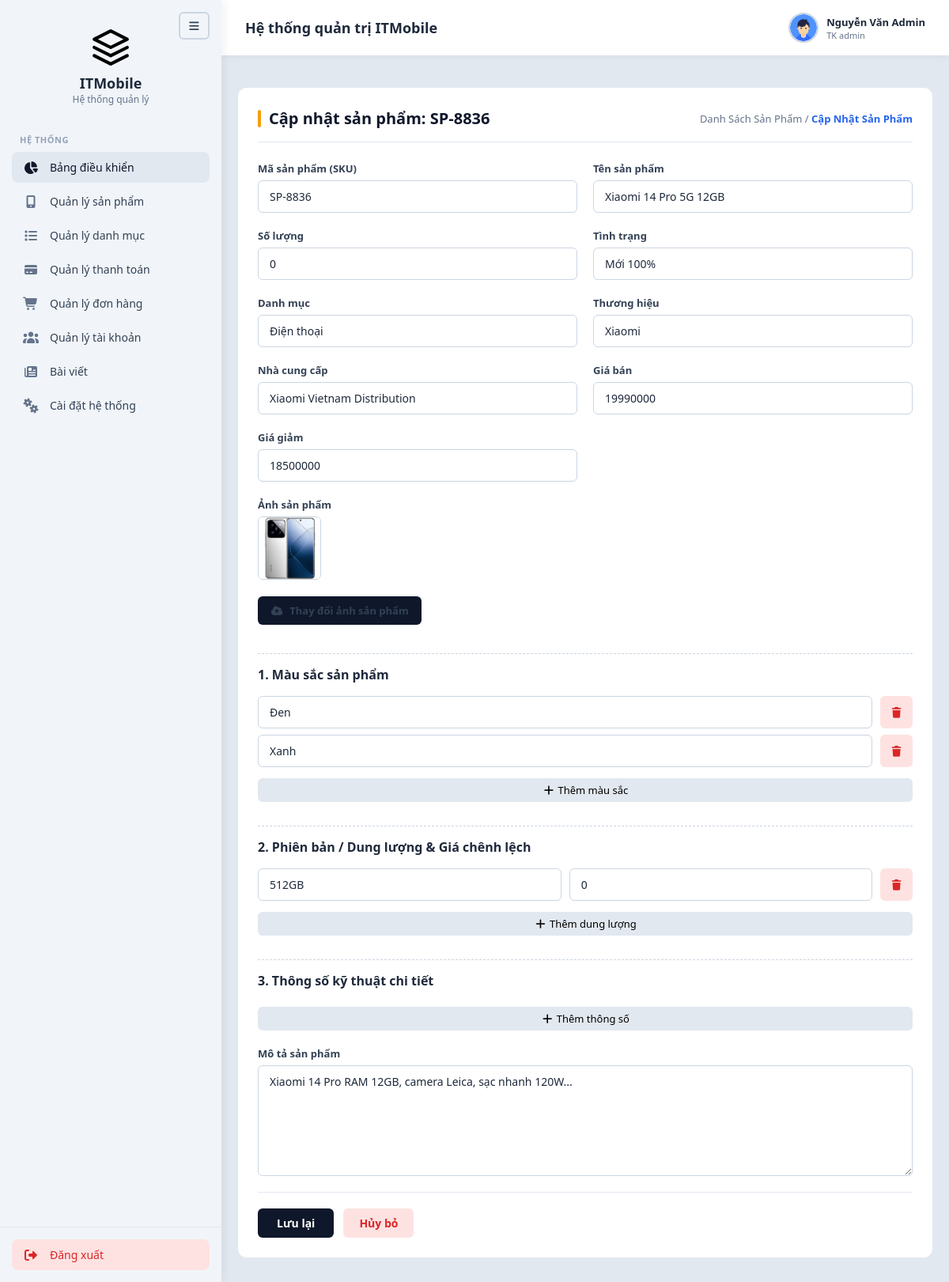
/Web_site/admin/capnhatsp.php?id=16 (signed in), run on the app's committed database.
### tables this page shows
CREATE TABLE products (
    id             INT AUTO_INCREMENT PRIMARY KEY,
    sku            VARCHAR(20)  NOT NULL UNIQUE,          
    category_id    INT NOT NULL,
    brand_id       INT NOT NULL,
    supplier_id    INT DEFAULT NULL,
    name           VARCHAR(200) NOT NULL,
    description    TEXT,
    price          DECIMAL(12,0) NOT NULL,                
    sale_price     DECIMAL(12,0) DEFAULT NULL,            
    cost_price     DECIMAL(12,0) DEFAULT 0,               
    stock          INT NOT NULL DEFAULT 0,                
    condition_text VARCHAR(50) NOT NULL DEFAULT 'Mới 100%',        
    image          VARCHAR(255),
    is_new         TINYINT(1) DEFAULT 0,                  
    is_featured    TINYINT(1) DEFAULT 0,                  
    is_bestseller  TINYINT(1) DEFAULT 0,                  
    status         TINYINT(1) DEFAULT 1,                  
    created_at     TIMESTAMP DEFAULT CURRENT_TIMESTAMP,
    updated_at     TIMESTAMP DEFAULT CURRENT_TIMESTAMP ON UPDATE CURRENT_TIMESTAMP,
    FOREIGN KEY (category_id) REFERENCES categories(id),
    FOREIGN KEY (brand_id)    REFERENCES brands(id),
    FOREIGN KEY (supplier_id) REFERENCES suppliers(id) ON DELETE SET NULL,
    INDEX idx_price (price),
    INDEX idx_name (name)
);

CREATE TABLE categories (
    id             INT AUTO_INCREMENT PRIMARY KEY,
    category_code  VARCHAR(20)  NOT NULL UNIQUE,          
    parent_id      INT DEFAULT NULL,
    name           VARCHAR(100) NOT NULL,
    slug           VARCHAR(100) NOT NULL UNIQUE,
    icon           VARCHAR(50),                           
    image          VARCHAR(255),                          
    description    TEXT,                                  
    sort_order     INT DEFAULT 0,
    status         TINYINT(1) DEFAULT 1,
    FOREIGN KEY (parent_id) REFERENCES categories(id) ON DELETE SET NULL
);

CREATE TABLE brands (
    id    INT AUTO_INCREMENT PRIMARY KEY,
    name  VARCHAR(100) NOT NULL UNIQUE
);

CREATE TABLE suppliers (
    id       INT AUTO_INCREMENT PRIMARY KEY,
    name     VARCHAR(150) NOT NULL,
    phone    VARCHAR(15),
    email    VARCHAR(100),
    address  VARCHAR(255)
);

CREATE TABLE product_colors (
    id          INT AUTO_INCREMENT PRIMARY KEY,
    product_id  INT NOT NULL,
    color_name  VARCHAR(50) NOT NULL,
    FOREIGN KEY (product_id) REFERENCES products(id) ON DELETE CASCADE
);

CREATE TABLE product_storages (
    id          INT AUTO_INCREMENT PRIMARY KEY,
    product_id  INT NOT NULL,
    storage     VARCHAR(50) NOT NULL,
    extra_price DECIMAL(12,0) DEFAULT 0,
    FOREIGN KEY (product_id) REFERENCES products(id) ON DELETE CASCADE
);

### Web_site/admin/xyly/xuly.php (called while the page is built, shortened)
<?php
class xuly extends csdltmdt
{
    public function xuatdulieu($sql)
    {
        $arr = array();
        $link = $this->connect();
        if ($link) {
            $result = $link->query($sql);
            if ($result && $result->num_rows > 0) {
                while ($row = $result->fetch_assoc()) {
                    $arr[] = $row;
                }
            }
        }
        return $arr;
    }
}

### Web_site/admin/capnhatsp.php (the view, shortened to what this page needs)
<?php
include("xyly/xuly.php");
$db = new xuly();
$layid = isset($_REQUEST['id']) ? intval($_REQUEST['id']) : 0;
$product_info = $db->xuatdulieu("SELECT * FROM products WHERE id = '$layid' LIMIT 1");
if (!empty($product_info)) {
    $row            = $product_info[0];
    $sku            = $row['sku'];
    $product_name   = $row['name'];
    $category_id    = $row['category_id'];
    $brand_id       = $row['brand_id'];
    $supplier_id    = $row['supplier_id'];
    $stock          = $row['stock'];
    $price          = $row['price'];
    $sale_price     = $row['sale_price'];
    $condition_text = $row['condition_text'];
    $description    = $row['description'];
    $image          = $row['image'];
    $colors_list   = $db->xuatdulieu("SELECT * FROM product_colors WHERE product_id = '$layid'");
    $storages_list = $db->xuatdulieu("SELECT * FROM product_storages WHERE product_id = '$layid'");
}
$categories = $db->xuatdulieu("SELECT id, name FROM categories WHERE status = 1");
$brands     = $db->xuatdulieu("SELECT id, name FROM brands");
$suppliers  = $db->xuatdulieu("SELECT id, name FROM suppliers");
include("includes/header.php");
include("includes/sidebar.php");
include("includes/navbar.php");
?>
<main class="main-content" style="margin-top: 20px;">
    <div class="form-scroll-container" style="background-color: white; padding: 25px; border-radius: 12px;">
        <div class="product-header-wrap">
            <div class="product-title-area">
                <h1>Cập nhật sản phẩm: <?php echo htmlspecialchars($sku); ?></h1>
            </div>
            <div class="product-breadcrumb">
                <a href="<?php echo BASE_URL; ?>/danhsachsanpham.php">Danh Sách Sản Phẩm</a> / <span>Cập Nhật Sản Phẩm</span>
            </div>
        </div>
        <form id="updateProductForm" action="" method="POST" enctype="multipart/form-data">
            <div class="product-form-grid">
                <div class="product-field-group">
                    <label>Mã sản phẩm (SKU)</label>
                    <input type="text" name="product_code" class="product-input" value="<?php echo htmlspecialchars($sku); ?>" readonly style="background-color: #f1f5f9; cursor: not-allowed;" required>
                </div>
                <div class="product-field-group">
                    <label>Tên sản phẩm</label>
                    <input type="text" name="product_name" class="product-input" value="<?php echo htmlspecialchars($product_name); ?>" placeholder="Nhập tên sản phẩm..." required>
                </div>
                <div class="product-field-group">
                    <label>Số lượng</label>
                    <input type="number" name="quantity" class="product-input" value="<?php echo intval($stock); ?>" min="0" required>
                </div>
                <div class="product-field-group">
                    <label>Tình trạng</label>
                    <select name="condition_text" class="product-input" required>
                        <option value="Mới 100%" <?php echo ($condition_text === 'Mới 100%') ? 'selected' : ''; ?>>Mới 100%</option>
                    </select>
                </div>
                <div class="product-field-group">
                    <label>Danh mục</label>
                    <select name="category_id" class="product-input" required>
                        <?php foreach ($categories as $cat): ?>
                            <option value="<?php echo $cat['id']; ?>" <?php echo ($category_id == $cat['id']) ? 'selected' : ''; ?>>
                                <?php echo htmlspecialchars($cat['name']); ?>
                            </option>
                        <?php endforeach; ?>
                    </select>
                </div>
                <div class="product-field-group">
                    <label>Thương hiệu</label>
                    <select name="brand_id" class="product-input" required>
                        <?php foreach ($brands as $brand): ?>
                            <option value="<?php echo $brand['id']; ?>" <?php echo ($brand_id == $brand['id']) ? 'selected' : ''; ?>>
                                <?php echo htmlspecialchars($brand['name']); ?>
                            </option>
                        <?php endforeach; ?>
                    </select>
                </div>
                <div class="product-field-group">
                    <label>Nhà cung cấp</label>
                    <select name="supplier_id" class="product-input">
                        <?php foreach ($suppliers as $sup): ?>
                            <option value="<?php echo $sup['id']; ?>" <?php echo ($supplier_id == $sup['id']) ? 'selected' : ''; ?>>
                                <?php echo htmlspecialchars($sup['name']); ?>
                            </option>
                        <?php endforeach; ?>
                    </select>
                </div>
                <div class="product-field-group">
                    <label>Giá bán</label>
                    <input type="text" name="price" class="product-input" value="<?php echo $price; ?>" placeholder="0 đ" required>
                </div>
                <div class="product-field-group">
                    <label>Giá giảm</label>
                    <input type="text" name="discount_price" class="product-input" value="<?php echo $sale_price; ?>" placeholder="0 đ">
                </div>
                <div class="product-field-group span-4">
                    <label>Ảnh sản phẩm</label>
                    <div style="margin-bottom: 10px;">
                        <?php if (!empty($image)): ?>
                            <img src="../uploads/imagesanpham/<?php echo htmlspecialchars($image); ?>" alt="Product Image" class="product-img" style="width: 80px; height: 80px; object-fit: cover; border-radius: 6px; border: 1px solid #cbd5e1;">
                        <?php else: ?>
                            <span style="color: #64748b; font-style: italic;">Chưa có ảnh sản phẩm</span>
                        <?php endif; ?>
                    </div>
                    <label class="btn-file-upload">
                        <i class="fa-solid fa-cloud-arrow-up"></i> Thay đổi ảnh sản phẩm
                    </label>
                </div>
                <div class="product-field-group span-4" style="border-top: 1px dashed #cbd5e1; padding-top: 15px; margin-top: 10px;">
                    <label style="font-size: 16px; font-weight: 600; color: #1e293b; margin-bottom: 10px;">1. Màu sắc sản phẩm</label>
                    <div id="color-container">
                        <?php if (!empty($colors_list)): ?>
                            <?php foreach ($colors_list as $col): ?>
                                <div class="input-group-row" style="display: flex; gap: 10px; margin-bottom: 8px;">
                                    <input type="text" name="product_colors[]" class="product-input" value="<?php echo htmlspecialchars($col['color_name']); ?>" placeholder="Ví dụ: Titan Tự Nhiên">
                                    <button type="button" class="btn-remove-row" onclick="this.parentElement.remove()" style="padding: 0 12px; background: #fee2e2; color: #dc2626; border: none; border-radius: 6px; cursor: pointer;"><i class="fa-solid fa-trash"></i></button>
                                </div>
                            <?php endforeach; ?>
                        <?php endif; ?>
                    </div>
                    <button type="button" id="add-color-btn" style="padding: 6px 12px; background: #e2e8f0; border: none; border-radius: 6px; cursor: pointer; font-size: 13px; font-weight: 500;"><i class="fa-solid fa-plus"></i> Thêm màu sắc</button>
                </div>
                <div class="product-field-group span-4" style="border-top: 1px dashed #cbd5e1; padding-top: 15px; margin-top: 10px;">
                    <label style="font-size: 16px; font-weight: 600; color: #1e293b; margin-bottom: 10px;">2. Phiên bản / Dung lượng & Giá chênh lệch</label>
                    <div id="storage-container">
                        <?php if (!empty($storages_list)): ?>
                            <?php foreach ($storages_list as $st): ?>
                                <div class="input-group-row" style="display: flex; gap: 10px; margin-bottom: 8px;">
                                    <input type="text" name="storage_names[]" class="product-input" value="<?php echo htmlspecialchars($st['storage']); ?>" placeholder="Dung lượng (VD: 256GB)" style="flex: 2;">
                                    <input type="text" name="storage_prices[]" class="product-input" value="<?php echo $st['extra_price']; ?>" placeholder="Giá chênh lệch (VD: 5000000)" style="flex: 2;">
                                    <button type="button" class="btn-remove-row" onclick="this.parentElement.remove()" style="padding: 0 12px; background: #fee2e2; color: #dc2626; border: none; border-radius: 6px; cursor: pointer;"><i class="fa-solid fa-trash"></i></button>
                                </div>
                            <?php endforeach; ?>
                        <?php endif; ?>
                    </div>
                    <button type="button" id="add-storage-btn" style="padding: 6px 12px; background: #e2e8f0; border: none; border-radius: 6px; cursor: pointer; font-size: 13px; font-weight: 500;"><i class="fa-solid fa-plus"></i> Thêm dung lượng</button>
                </div>
                <div class="product-field-group span-4" style="border-top: 1px dashed #cbd5e1; padding-top: 15px; margin-top: 10px;">
                    <label style="font-size: 16px; font-weight: 600; color: #1e293b; margin-bottom: 10px;">3. Thông số kỹ thuật chi tiết</label>
                    <button type="button" id="add-spec-btn" style="padding: 6px 12px; background: #e2e8f0; border: none; border-radius: 6px; cursor: pointer; font-size: 13px; font-weight: 500;"><i class="fa-solid fa-plus"></i> Thêm thông số</button>
                </div>
                <div class="product-field-group span-4">
                    <label>Mô tả sản phẩm</label>
                    <textarea name="description" class="product-input" placeholder="Nhập mô tả chi tiết sản phẩm..."><?php echo htmlspecialchars($description); ?></textarea>
                </div>
            </div>
            <div class="product-form-actions" style="margin-top: 20px;">
                <div style="display: flex; gap: 12px;">
                    <button type="submit" class="btn-submit-save">
                        Lưu lại
                    </button>
                    <a href="<?php echo BASE_URL; ?>/danhsachsanpham.php" class="btn-submit-cancel nutHuy"
                        data-type="sản phẩm"
                        data-redirect="<?php echo BASE_URL; ?>/danhsachsanpham.php">
                        Hủy bỏ
                    </a>
                </div>
            </div>
        </form>
    </div>
</main>
<?php
include("includes/footer.php");
?>

### data on the page
products: sku "SP-8836", product_code "SP-8836", product_name "Xiaomi 14 Pro 5G 12GB", quantity "0", condition_text "Mới 100%", category_id "Điện thoại", brand_id "Xiaomi", supplier_id "Xiaomi Vietnam Distribution", price "19990000", discount_price "18500000", image (picture), description "Xiaomi 14 Pro RAM 12GB, camera Leica, sạc nhanh 120W..."
product_colors: color_name "Đen"
product_colors: color_name "Xanh"
product_storages: storage "512GB", extra_price "0"

### other printed values
$_SESSION['full_name'] "Nguyễn Văn Admin"
$_SESSION['role'] "admin"
